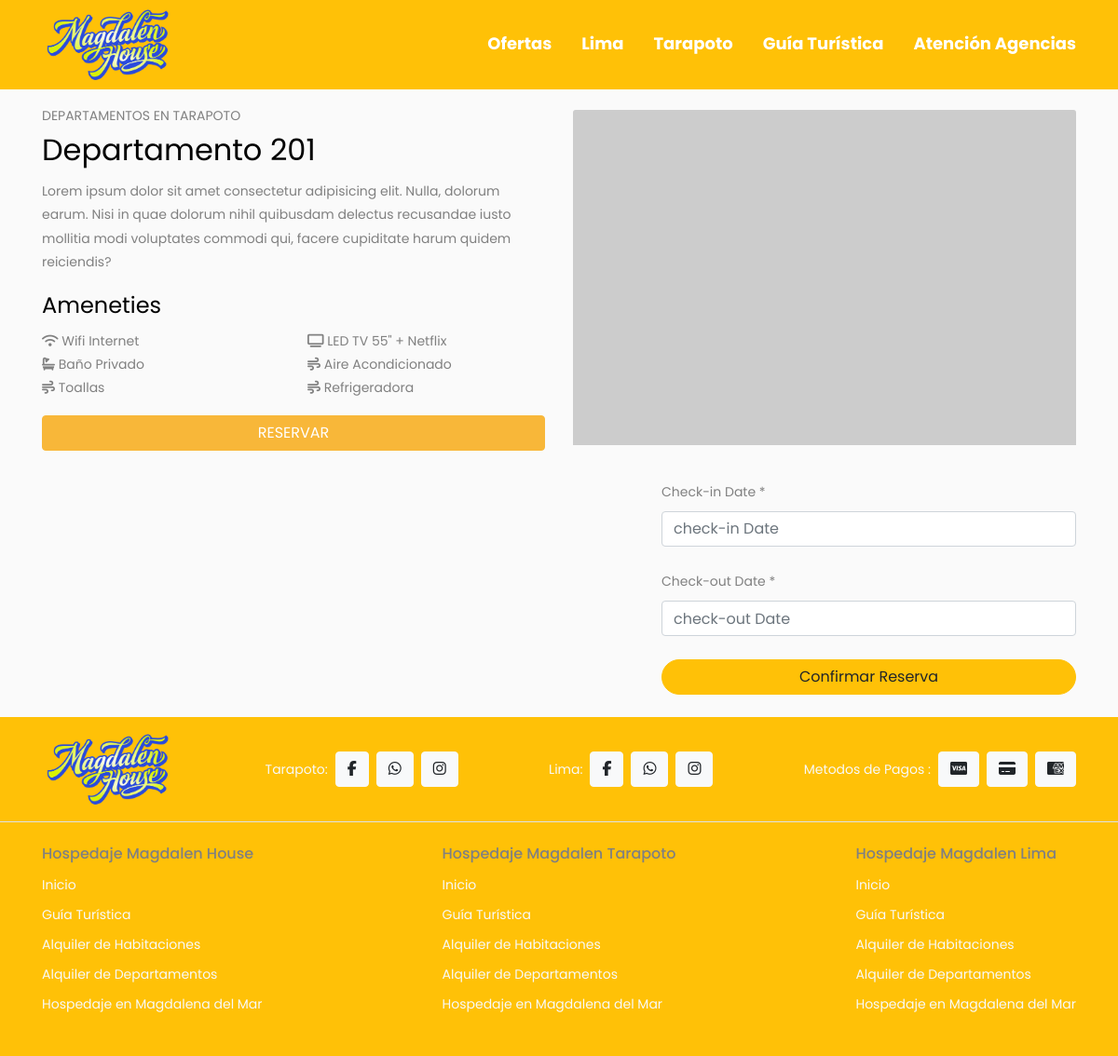
/detail-habitacion/1/, run on an earlier commit of the app's database.
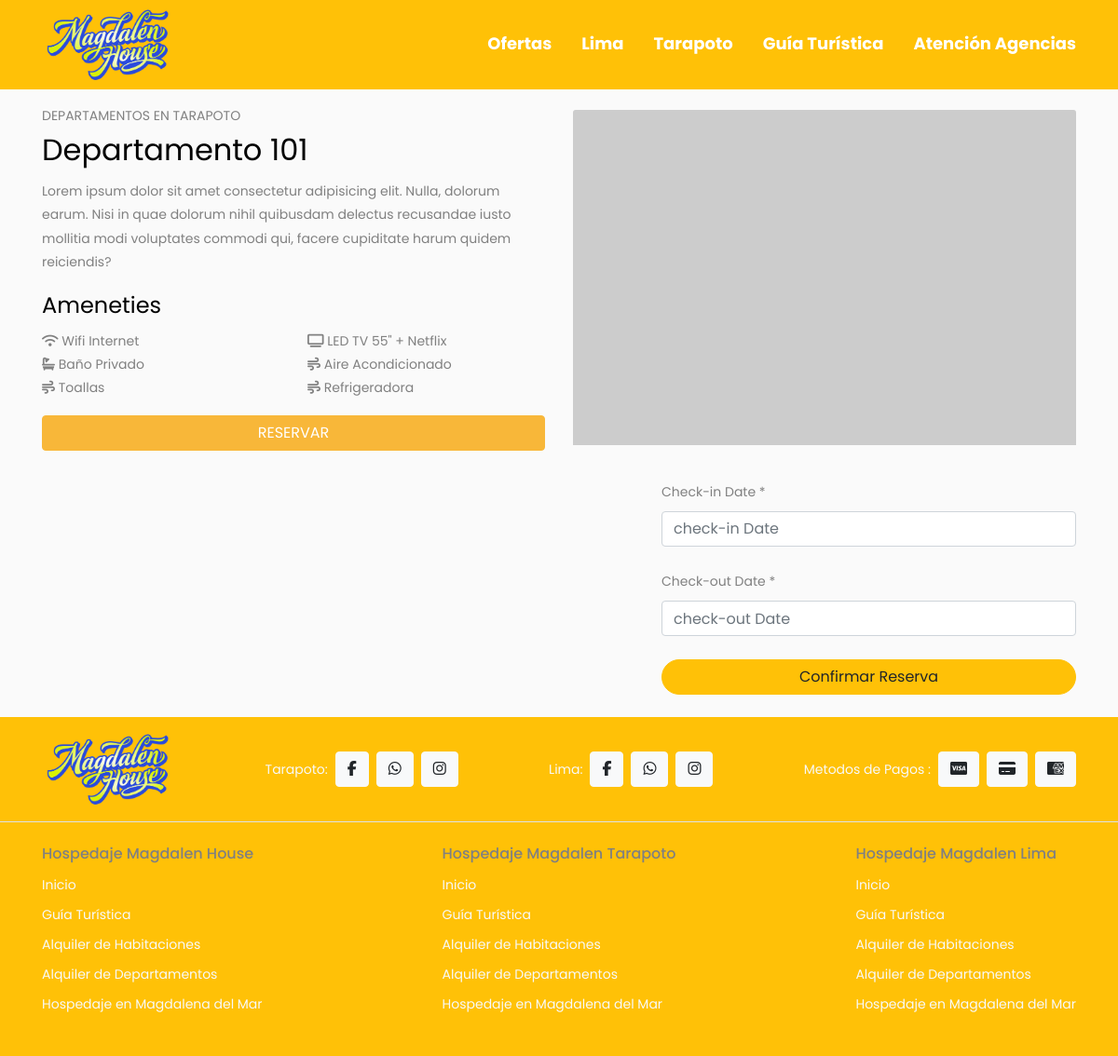
And on a later commit of the database.
### alojamiento/models.py (models this page shows, shortened)
class Alojamiento(models.Model):
    name_booking =  models.CharField(max_length=255, unique=True ,verbose_name='Nombre del Alojamiento')
    description_booking = models.TextField(max_length=255, verbose_name='Descripción del Alojamiento')
    price_night = models.DecimalField(max_digits=10, decimal_places=2 ,verbose_name='Precio por noche')
    capacity_booking = models.IntegerField(verbose_name='Capacidad Maxima')
    size_booking = models.CharField(max_length=50, verbose_name='Tamaño del Alojamiento')
    active_booking = models.BooleanField(default=True, verbose_name='Estado del Alojamiento')
    class Meta:
        abstract  = True

class Departamentos(Alojamiento):
    costo_limpieza = models.DecimalField(
        max_digits=10, decimal_places=2, default=50.00,
        help_text="Costo fijo por servicio de limpieza (S/50.00)"
    )
    class Meta:
        verbose_name = 'Departamento'
        verbose_name_plural  = 'Departamentos'
        db_table = 'Departamentos'

### base/views.py (the view)
# urls.py: path('detail-habitacion/<int:pk>/', views.DetailAlojamiento.as_view(), name='detail-habitacion'),
class DetailAlojamiento(DetailView):
    model = Departamentos
    context_object_name = 'alojamiento'
    template_name = 'index-detail-habitacion.html'
    def get_context_data(self, **kwargs):
        context = super().get_context_data(**kwargs)
        departamento = self.object
        reservas = ModelsReservas.objects.filter(departamento_selection=departamento)
        dias_ocupados = []
        for reserva in reservas:
            dias_ocupados.extend(
                [reserva.date_start + timedelta(days=i)
                 for i in range((reserva.date_end - reserva.date_start).days + 1)]
            )
        context['dias_ocupados_json'] = json.dumps(dias_ocupados, cls=DjangoJSONEncoder)
        return context

### base/templates/index-detail-habitacion.html (shortened to what this page needs)
{% extends 'index-hospedaje.html' %}
{% block content-hospedaje %}
<div class="row pt-3">
    <div class="col-6">
        <p class="m-0">DEPARTAMENTOS EN TARAPOTO</p>
        <h2>{{ alojamiento.name_booking }}</h2>
        <div>
            <p>Lorem ipsum dolor sit amet consectetur adipisicing elit. Nulla, dolorum earum. Nisi in quae dolorum nihil
                quibusdam delectus recusandae iusto mollitia modi voluptates commodi qui, facere cupiditate harum quidem
                reiciendis?</p>
        </div>
        <div>
            <h4>Ameneties</h4>
            <div class="row">
                <div class="col-6">
                    <ul class="list-unstyled">
                        <li><i class="fa-solid fa-wifi"></i> Wifi Internet </li>
                        <li><i class="fa-solid fa-bath"></i> Baño Privado</li>
                        <li><i class="fa-solid fa-wind"></i> Toallas</li>
                    </ul>
                </div>
                <div class="col-6">
                    <ul class="list-unstyled">
                        <li><i class="fa-solid fa-tv"></i> LED TV 55" + Netflix</li>
                        <li><i class="fa-solid fa-wind"></i> Aire Acondicionado</li>
                        <li><i class="fa-solid fa-wind"></i> Refrigeradora</li>
                    </ul>
                </div>
            </div>
        </div>
        <button class="btn btn-primary w-100 ">RESERVAR</button>
    </div>
    <div class="col-6 d-flex justify-content-center align-items-center">
        <img src="https://placehold.co/600x400" class="card-img-top" alt="...">
    </div>
</div>
<div class="row pt-3 mt-3 mb-4">
    <div class="col-7">
    </div>
    <div class="col-5 d-flex align-items-center">
        <div class="calendar-input-date w-100">
            <label for="">Check-in Date *</label>
            <input class="form-control" id="checkin-date" placeholder="check-in Date"></input>
            <br>
            <label for="">Check-out Date *</label>
            <input class="form-control" id="checkout-date" placeholder="check-out Date"></input>
            <br>
            <button class="btn btn-warning w-100 rounded-pill" onclick="validarReserva()">Confirmar Reserva</button>
        </div>
    </div>
</div>
{% endblock %}

### base/templates/index-hospedaje.html (shortened to what this page needs)
{% load static %}
<!DOCTYPE html>
<html lang="en">
<head>
    <link rel="stylesheet" href="https://cdn.jsdelivr.net/npm/bootstrap@4.6.2/dist/css/bootstrap.min.css"
>
    <link rel="stylesheet" href="https://stackpath.bootstrapcdn.com/font-awesome/4.7.0/css/font-awesome.min.css">
    <link rel="stylesheet" href="{% static 'css/style.css' %}">
    <link rel="stylesheet" href="https://cdnjs.cloudflare.com/ajax/libs/font-awesome/6.7.2/css/all.min.css"
 />
    <link rel="stylesheet" href="https://cdn.jsdelivr.net/npm/flatpickr/dist/flatpickr.min.css">
    <link rel="stylesheet" type="text/css" href="https://cdn.jsdelivr.net/npm/slick-carousel/slick/slick.css" />
    <link rel="stylesheet" type="text/css" href="https://cdn.jsdelivr.net/npm/slick-carousel/slick/slick-theme.css" />
</head>
<body>
    <nav class="p-2 bg-warning position-relative" style="z-index: 99999;">
        <div class="container d-flex justify-content-between align-items-center">
            <img src="{% static 'images/Logo-Lima.webp' %}" alt="" height="80px">
            <ul class="d-flex justify-content-between align-items-center list-unstyled m-0 gap-2-c">
                <li><a href="" class="font-w-nav">Ofertas</a></li>
                <li><a href="" class="font-w-nav">Lima</a></li>
                <li><a href="" class="font-w-nav">Tarapoto</a></li>
                <li><a href="" class="font-w-nav">Guía Turística</a></li>
                <li><a href="" class="font-w-nav">Atención Agencias</a></li>
            </ul>
        </div>
    </nav>
    <div class="container">
        {% block content-hospedaje %}{% endblock %}
    </div>
    <footer class="bg-warning w-100">
        <div class="border-bottom p-3 ">
            <div class="container d-flex justify-content-between">
                <img src="{% static 'images/Logo-Lima.webp' %}" alt="" height="80px">
                <div class="d-flex align-items-center">
                    <p class="m-0 text-light">Tarapoto:</p>
                    <a href="" class="btn btn-light"><i class="fa-brands fa-facebook-f"></i></a>
                    <a href="" class="btn btn-light"><i class="fa-brands fa-whatsapp"></i></a>
                    <a href="" class="btn btn-light"><i class="fa-brands fa-instagram"></i></a>
                </div>
                <div class="d-flex align-items-center">
                    <p class="m-0 text-light">Lima:</p>
                    <a href="" class="btn btn-light"><i class="fa-brands fa-facebook-f"></i></a>
                    <a href="" class="btn btn-light"><i class="fa-brands fa-whatsapp"></i></a>
                    <a href="" class="btn btn-light"><i class="fa-brands fa-instagram"></i></a>
                </div>
                <div class="d-flex align-items-center">
                    <p class="m-0 text-light">Metodos de Pagos :</p>
                    <a href="" class="btn btn-light"><i class="fa-brands fa-cc-visa"></i></a>
                    <a href="" class="btn btn-light"><i class="fa-solid fa-credit-card"></i></a>
                    <a href="" class="btn btn-light"><i class="fa-brands fa-cc-amex"></i></a>
                </div>
            </div>
        </div>
        <div class="container">
            <div class="d-flex justify-content-between pt-4 pb-4">
                <div>
                    <h6>Hospedaje Magdalen House</h6>
                    <ul class="list-unstyled lh-lg" style="line-height: 2rem;">
                        <li><a href="" class="text-light">Inicio</a></li>
                        <li><a href="" class="text-light">Guía Turística</a></li>
                        <li><a href="" class="text-light">Alquiler de Habitaciones</a></li>
                        <li><a href="" class="text-light">Alquiler de Departamentos</a></li>
                        <li><a href="" class="text-light">Hospedaje en Magdalena del Mar</a></li>
                    </ul>
                </div>
                <div>
                    <h6>Hospedaje Magdalen Tarapoto</h6>
                    <ul class="list-unstyled" style="line-height: 2rem;">
                        <li><a href="" class="text-light">Inicio</a></li>
                        <li><a href="" class="text-light">Guía Turística</a></li>
                        <li><a href="" class="text-light">Alquiler de Habitaciones</a></li>
                        <li><a href="" class="text-light">Alquiler de Departamentos</a></li>
                        <li><a href="" class="text-light">Hospedaje en Magdalena del Mar</a></li>
                    </ul>
                </div>
                <div>
                    <h6>Hospedaje Magdalen Lima</h6>
                    <ul class="list-unstyled" style="line-height: 2rem;">
                        <li><a href="" class="text-light">Inicio</a></li>
                        <li><a href="" class="text-light">Guía Turística</a></li>
                        <li><a href="" class="text-light">Alquiler de Habitaciones</a></li>
                        <li><a href="" class="text-light">Alquiler de Departamentos</a></li>
                        <li><a href="" class="text-light">Hospedaje en Magdalena del Mar</a></li>
                    </ul>
                </div>
            </div>
        </div>
    </footer>
</body>
</html>

What changed in the data, as far as the page shows it:
changed Departamentos: name_booking "Departamento 201" → "Departamento 101"
